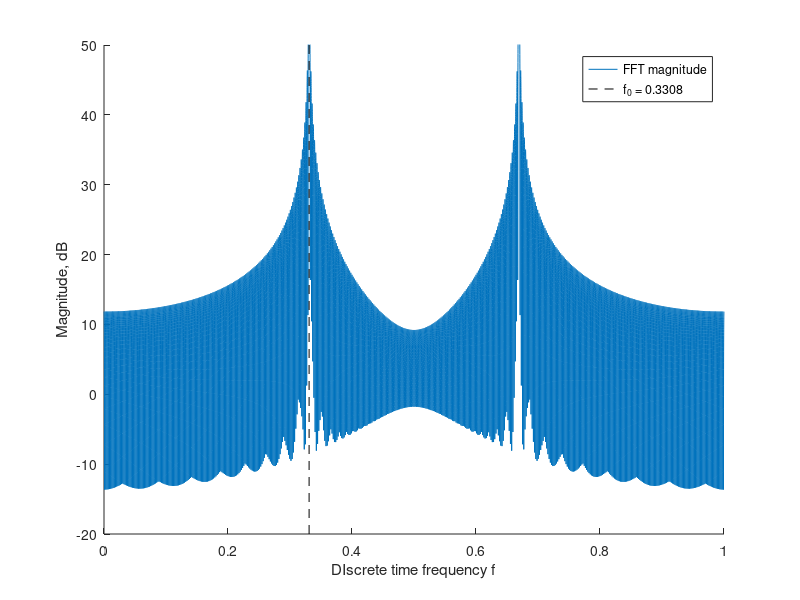
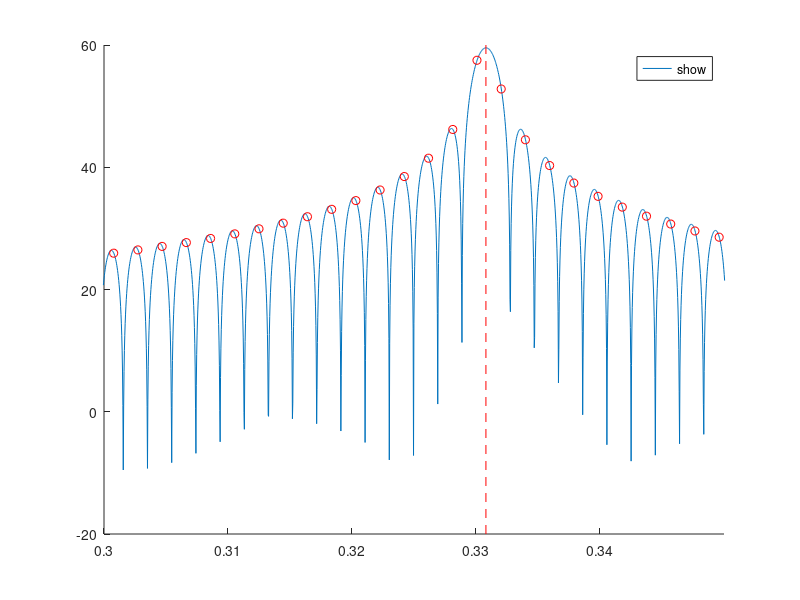
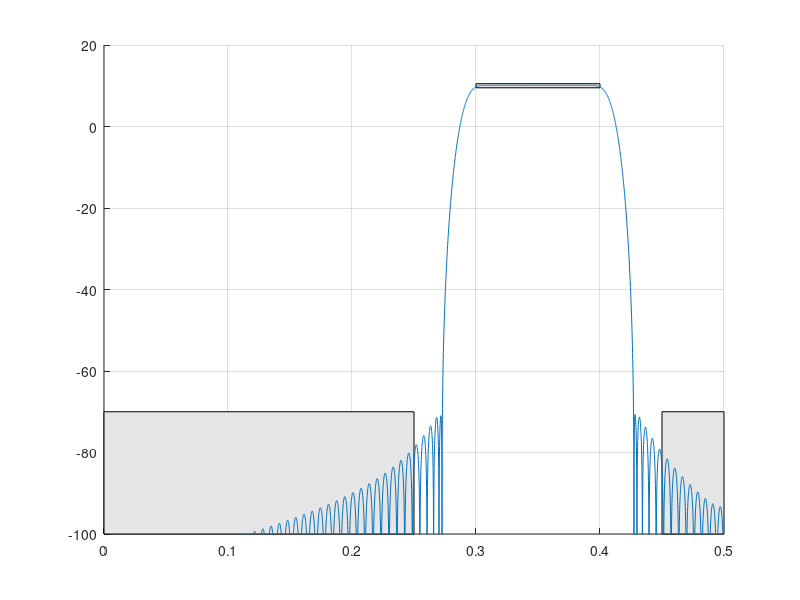
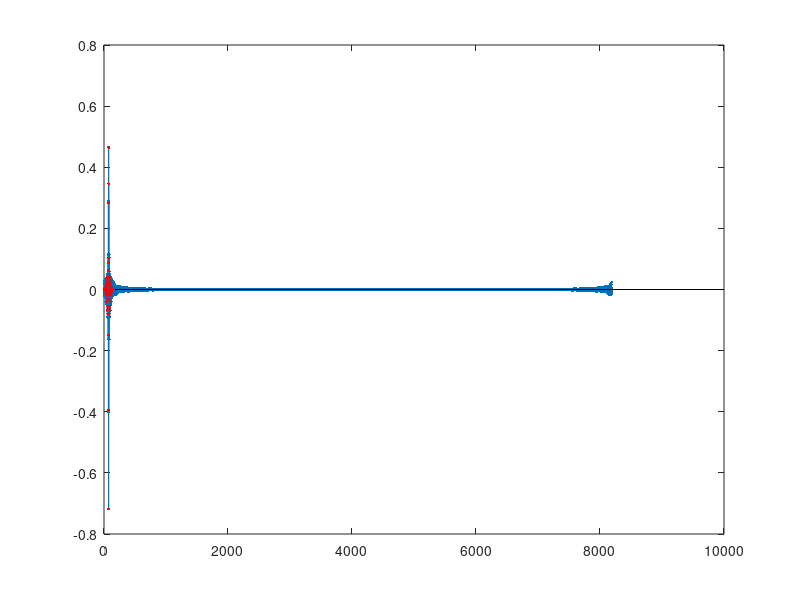

MATLAB code for these plots, in order: (Note: this script raises an error after producing the figures.)

%%
N = 8 * 1024;
M = 150;
beta = 8; %higher lowers ripple but widens transition band


f = (0:N-1) / N;
f(N/2+1+1:N) = f(N/2+1+1:N)-1;

figure(3); clf; %make filter mask 
Fp_end = 8000/20000;
Fp_start = 6000/20000; 
Fs_start = 0;
Fs_end = 5000/20000;
Fp_dB_start = 10;
Fp_dB_end = 10;
Fp_dB_rip = -0.5;
Fs_dB_att = -70;


patch([(9/20) .5 .5 (9/20)] ,[-100 -100 Fs_dB_att Fs_dB_att], 0.9 * [1 1 1]);  %comment out if not bandpass
patch([Fs_start Fs_end Fs_end Fs_start] , [-100 -100 Fs_dB_att Fs_dB_att], 0.9 * [1 1 1]);
patch([Fp_start Fp_end Fp_end Fp_start], ...
    [(Fp_dB_start - Fp_dB_rip) (Fp_dB_end - Fp_dB_rip) (Fp_dB_end + Fp_dB_rip) (Fp_dB_start + Fp_dB_rip)],...
    0.9 * [1 1 1]);
grid on;
hold on;
axis([0 0.5 -90 10]);

Hd = 3.2*(abs(f) > 0.29 & abs(f) < 0.41); %Numbers respectively are close to start and end of passband 
Hd = Hd .* exp(-j*2*pi*f*(M-1)/2);

%if you want to have a sloped passband; comment out Hd statement if not  
slope = (Fp_dB_start-Fp_dB_end) / (Fp_start - Fp_end); 
%slope = 0.1; %alternatively, hardcode it 
Fp_height = 0.4;
%Hd = Hd .* (10 .^ ((10/ slope) .* (abs(f)- Fp_height)/20 )); 


%plot(f, 20*log10(abs(Hd)), 'r');

hd = ifft(Hd);
figure(8); clf;
n = 0:N-1;
stem(n,hd,'.');
hold on; 

win = kaiser(M,beta)';

h = hd(1:M) .* win; %coefficients 
plot(0:M-1, h, 'r.');

H = fft(h, N );
figure(3);
plot ( f(1:N/2), 20 * log10(abs(H(1:N/2))));
ylim([-100, 20]);

%% HW4 Q3, A

A = 3.7; %amplitude in V
f0 = 0.3308; 
N = 512; %block size
NFFT = 32768; %FFT points 

n = linspace(0,N-1,N); %time indices 
x_w = A * cos(2*pi()*f0*n); %sample signal as function of time indices 
 
fft_x_w = fft(x_w,NFFT); %dtft calculation from FFT
ffw_x_w_dB = 20 * log10(abs(fft_x_w) + 0.0000000000001); %magnitude of FFT, small positive value in log10() argument to avoid log10(0)

f = linspace(0,1,NFFT); %frequency from 0 to 1, NFFT indices 

figure;
hold on;
plot(f,ffw_x_w_dB,'DisplayName','FFT magnitude'); %plots discrete time frequency 'f' vs magnitude 
ylim([-20 50]);
plot([f0 f0], ylim,'--k', 'DisplayName','f_0 = 0.3308'); %shows f0 
xlabel('DIscrete time frequency f');
ylabel('Magnitude, dB');
legend('show');

hold off;

%% Q3, B
fprintf('NEW INSTANCE \n');

A = 3.7;
f0 = 0.3308;
N = 512; 
NFFT = 32768;
n = linspace(0,N-1,N);
x_w = A * cos(2*pi()*f0*n);
fft_x_w = fft(x_w,NFFT);
ffw_x_w_dB = 20 * log10(abs(fft_x_w) + 0.0000000000001);
f = linspace(0,1,NFFT);
figure;
hold on;
plot(f,ffw_x_w_dB,'DisplayName','FFT magnitude');
ylim([-20 60]);
xlim([0.30 0.35]);
plot([f0 f0], ylim,'--r','DisplayName','f0 = 0.3308'); %shows f0 
%no hold-off here, is instead below to include DFT on single plot 

%end of 3a code

ffw_x_w_DFT = fft(x_w); %512-point DFT calculation
fft_x_w_DFT_dB = 20 * log10(abs(ffw_x_w_DFT) + 0.000000000000000000001); %compute 32768 point FFT 


f_DFT = linspace(0,1,N+1);%aligns 512 DFT points to 32768 point DFT curve


plot(f_DFT(1:N),fft_x_w_DFT_dB,'ro','MarkerSize',6,'DisplayName','512-point DFT');

legend('show', 'Location','best');




ylim([-20 60]); %dB only has so much of a range
xlim([0.30 0.35]);%discrete time frequency range specified in problem 






hold off;

%% Q3, C
w = kaiser(N,8); %N = 512, 8 = beta

x_w = x .* w'; %applies kaiser window to x[n]

%compute DTFT
DTFT_x_w = fft(x_w, NFFT);
DTFT_x_w_dB = 20 * log10(abs(DTFT_x_w) + 0.000000000000001);

%compute 512-point DFT
DFT_x_w = fft(x_w);
DFT_x_w_dB = 20 * log10(abs(DFT_x_w) + 0.000000000000001);

%defining frequency axes
DTFT_f = linspace(0,1,NFFT);
DFT_f = linspace(0,(N-1)/N,N);

%calculating cosine peak
peak = A * (sum(w)/N) *N/2; %amplitude of cos() times average value of window function times N/2 (since positive and negative frequencies split) 
peak_dB = 20 * log10(peak); %'peak' is nonzero so no correction needed

figure;

hold on;

plot(DTFT_f,DTFT_x_w_dB,'DisplayName','32768-Point FFT'); %DTFT on plot
plot(DFT_f,DFT_x_w_dB,'ro','MarkerSize',5,'DisplayName','512-Point DFT'); %DFT on plot
plot([0.30 0.35], [peak_dB peak_dB], '--k','DisplayName',sprintf('cos() Peak: %.1f dB', peak_dB)); %cos() amplitude in dB on plot 

xlim([0.3 0.35]);
xlabel('DIscrete time frequency f');
ylabel('Magnitude, dB');
title('DTFT vs. DFT for beta = 8)');
legend('show');


hold off;

%% Q4

fprintf('NEW INSTANCE \n');
%getting data from text file
directory = 'C:\Users\vifro\OneDrive\Documents\MATLAB';
file_name = 'hw4data.txt';
file_path = fullfile(directory, file_name);
x = load(file_path);
x = x(:);

Fs = 75 * 1000; %75 ksps = sampling frequency
N = length(x); %is 512

NFFT = 32768;
f = linspace(0, Fs, NFFT);

beta = 10;

figure;
hold on;

win = kaiser(N, beta);
x_win = x .* win;

fft_x_win = fft(x_win, NFFT);
fft_x_win_dB = 20 * log10(abs(fft_x_win) + 0.0000000000001);

plot(f, fft_x_win_dB);

xlim([8000 13000]);
ylim([-100 60]);

hold off;

xlabel('Frequency (Hz)');
ylabel('Magnitude (dB)');
title('hw4data.txt Kaiser Window, Beta = 10');

%calculate where gain is maximum, getting frequency
ind_large = find(f > 9000 & f < 10000);
[M_large, I_large] = max(fft_x_win_dB(ind_large));
f_large = f(ind_large(I_large));

ind_small = find(f > 11000 & f < 12000);
[M_small, I_small] = max(fft_x_win_dB(ind_small));
f_small = f(ind_small(I_small));

%calculate amplitude in V
fprintf('NEW INSTANCE \n');
%multiply by 2 because symmetric
%divide by window size to account for tapering by window
A_large = 2 * abs(fft_x_win(ind_large(I_large))) / sum(win);
A_small = 2 * abs(fft_x_win(ind_small(I_small))) / sum(win);

fprintf('Large Component Frequency, Hz = %.4f\n', f_large);
fprintf('Large Component Amplitude, V = %.4f\n', A_large);
fprintf('Small Component Frequency, Hz = %.4f\n', f_small);
fprintf('Small Component Amplitude, V = %.4f\n', A_small);

%%
% Testing out different beta = 0, see if same result (it's the same, mostly)
%getting data from text file
directory = 'C:\Users\vifro\OneDrive\Documents\MATLAB';
file_name = 'hw4data.txt';
file_path = fullfile(directory, file_name);
x = load(file_path);
x = x(:);

Fs = 75 * 1000; %75 ksps = sampling frequency


%% START HERE, MAY 2ND 
N = 2048;
w = kaiser(N, 7.3);
s = sum(w);
%N = 64*2048;
%plot((0:N-1)*Fs/N, abs(fft(x .* w, N)/(s*2)));
%%
N = length(x); %is 512
x = x(:);
NFFT = 64*1024;
f = linspace(0, Fs, NFFT);

beta = 1;

figure;
hold on;

win = kaiser(N, beta);
x_win = x .* win;

fft_x_win = fft(x_win, NFFT);
fft_x_win_dB = 20 * log10(abs(fft_x_win));

%plot(f, fft_x_win_dB);

%xlim([8000 13000]);
%ylim([-100 60]);

hold off;

xlabel('Frequency (Hz)');
ylabel('Amplitude (V)');

%%
fprintf('NEW INSTANCE #### \n')
%calculate where gain is maximum, getting frequency
ind_large = find(f > 8000 & f < 8200);
[M_large, I_large] = max(fft_x_win_dB(ind_large));
f_large = f(ind_large(I_large));

ind_small = find(f > 8400 & f < 8600);
[M_small, I_small] = max(fft_x_win_dB(ind_small));
f_small = f(ind_small(I_small));

% calculate amplitude in V
fprintf('NEW INSTANCE \n');
%multiply by 2 because symmetric
%divide by window size to account for tapering by window
A_large = 2 * abs(fft_x_win(ind_large(I_large))) / sum(win);
A_small = 2 * abs(fft_x_win(ind_small(I_small))) / sum(win);

fprintf('Beta = 0, Large Component Frequency, Hz = %.4f\n', f_large);
fprintf('Beta = 0, Large Component Amplitude, V = %.4f\n', A_large);
fprintf('Beta = 0, Small Component Frequency, Hz = %.4f\n', f_small);
fprintf('Beta = 0, Small Component Amplitude, V = %.4f\n', A_small);

%%
